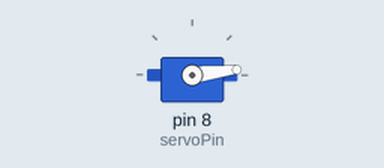
The sketch below on a simulated Arduino Uno, built with avr-gcc and run on an emulated ATmega328P. Parts: servo.

Above: at 0.05 s.
At 2.2 s:
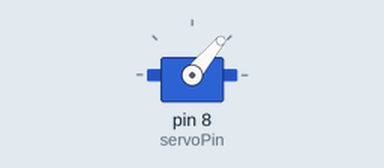
At 4.4 s:
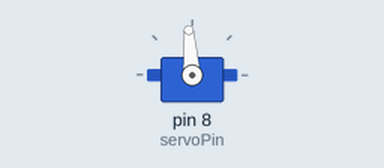
At 8.8 s:
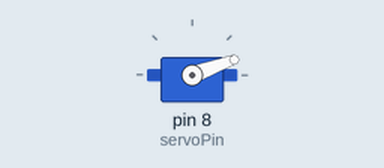
Timing chart, 0 to 12.2 s (numbered marks = the images above):
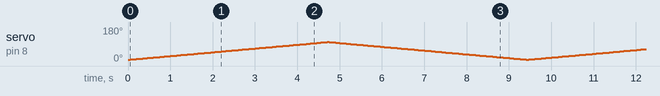

The sketch:

Sketch_Gripper_test.ino
```cpp
#include <Servo.h>

int servoPin = 8;

Servo servo;

int angle = 0;   // servo position in degrees

void setup()
{
  servo.attach(servoPin);
}


void loop()
{
  // scan from 0 to 180 degrees
  for(angle = 7; angle < 101; angle++)
  {
    servo.write(angle);
    delay(50);
  }
  // now scan back from 180 to 0 degrees
  for(angle = 101; angle > 7; angle--)
  {
    servo.write(angle);
    delay(50);
  }
}
```
